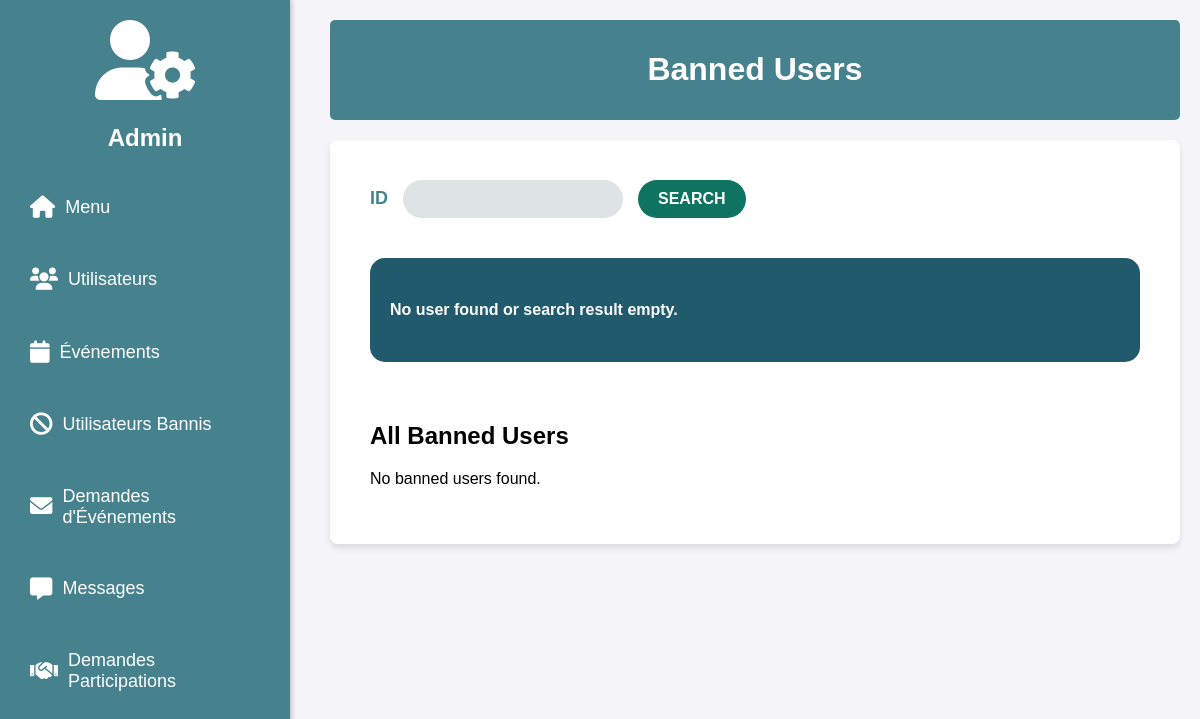
The page /banned.php on the database as committed earlier.
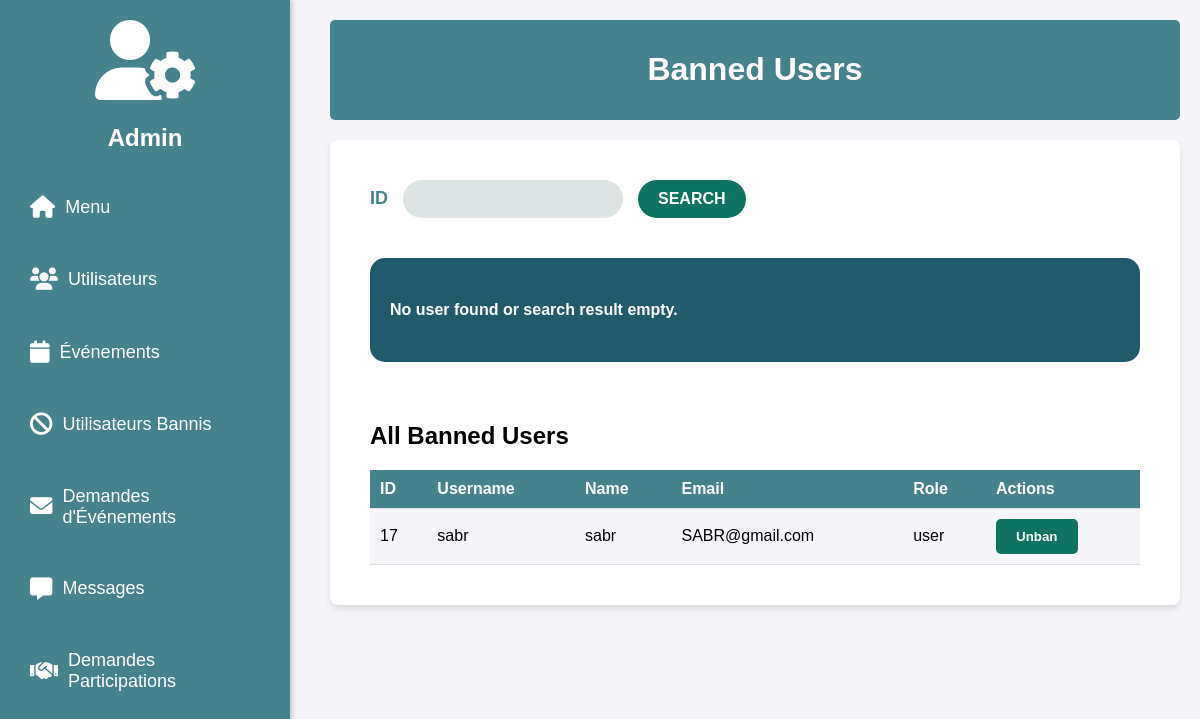
The same page on the database as committed later.
### tables this page shows
CREATE TABLE `users` (
  `id` int NOT NULL AUTO_INCREMENT,
  `nom` varchar(50) NOT NULL,
  `prenom` varchar(50) NOT NULL,
  `numero_tele` varchar(20) NOT NULL,
  `adresse_mail` varchar(100) NOT NULL,
  `password` varchar(255) NOT NULL,
  `username` varchar(50) NOT NULL,
  `role` enum('user','admin','organiser') NOT NULL,
  `statut` enum('connecte','bannis') NOT NULL,
  `photo_path` varchar(255) DEFAULT NULL,
  `preference` int DEFAULT '0',
  PRIMARY KEY (`id`),
  UNIQUE KEY `username` (`username`)
);

### banned.php (the view, shortened to what the changed rows need)
<?php
$servername = "localhost";
$username = "root";
$password = "pswd";
$dbname = "dz_events";
$conn = new mysqli($servername, $username, $password, $dbname);
$users = [];
if ($_SERVER['REQUEST_METHOD'] === 'POST') {
    if (isset($_POST['unban_id'])) {
        $unban_id = intval($_POST['unban_id']);
        if ($unban_id > 0) {
            $stmt = $conn->prepare("UPDATE users SET statut = 'connecté' WHERE id = ?");
            $stmt->bind_param('i', $unban_id);
            $stmt->execute();
            echo "<script>alert('User has been unbanned');</script>";
            header("Location: banned.php");
            exit();
        }
    }
    $id = intval($_POST['ID'] ?? 0);
    if ($id > 0) {
        $stmt = $conn->prepare("SELECT * FROM users WHERE id = ? AND statut = 'bannis'");
        $stmt->bind_param('i', $id);
        $stmt->execute();
        $result = $stmt->get_result();
        $user = $result->fetch_assoc();
        if (!$user) {
            $error_message = 'User not found or not banned';
        }
    }
} else {
    $result = $conn->query("SELECT * FROM users WHERE statut = 'bannis'");
    $users = $result->fetch_all(MYSQLI_ASSOC);
}
?>
<!DOCTYPE html>
<html lang="en">
<head>
    <link rel="stylesheet" href="banned.css">
    <link href="https://cdnjs.cloudflare.com/ajax/libs/font-awesome/6.0.0/css/all.min.css" rel="stylesheet">
</head>
<body>
<main class="main-content">
    <header>
        <h1>Banned Users</h1>
    </header>
    <section id="dashboard-content">
        <div id="userss">
            <div id="banned-users-list">
                <h2>All Banned Users</h2>
                <?php if (count($users) > 0): ?>
                    <table>
                        <thead>
                            <tr>
                                <th>ID</th>
                                <th>Username</th>
                                <th>Name</th>
                                <th>Email</th>
                                <th>Role</th>
                                <th>Actions</th>
                            </tr>
                        </thead>
                        <tbody>
                            <?php foreach ($users as $user): ?>
                                <tr>
                                    <td><?= htmlspecialchars($user['id']) ?></td>
                                    <td><?= htmlspecialchars($user['username']) ?></td>
                                    <td><?= htmlspecialchars($user['nom']) ?></td>
                                    <td><?= htmlspecialchars($user['adresse_mail']) ?></td>
                                    <td><?= htmlspecialchars($user['role']) ?></td>
                                    <td>
                                        <form method="POST" action="">
                                            <button type="submit" id="unban">Unban</button>
                                        </form>
                                    </td>
                                </tr>
                            <?php endforeach; ?>
                        </tbody>
                    </table>
                <?php else: ?>
                    <p>No banned users found.</p>
                <?php endif; ?>
            </div>
        </div>
    </section>
</main>
</body>
</html>

Rows that differ between the two databases and show on the page:
now on this page (row edited): users: id "17", username "sabr", nom "sabr", adresse_mail "SABR@gmail.com", role "user"
Other text that changed with them:
text no longer shown: "No banned users found."
text now shown: "ID Username Name Email Role Actions"
